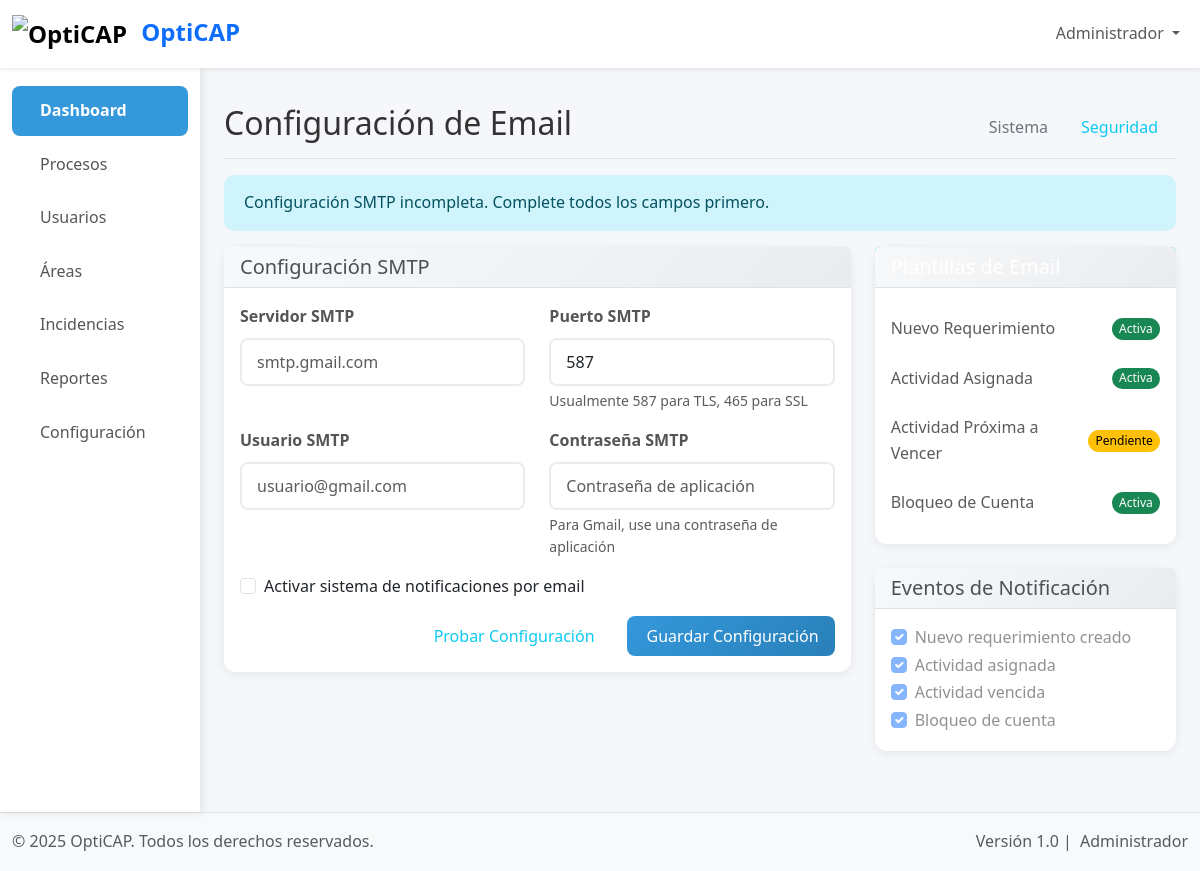
The page /modules/configuracion/email.php?test_email=1 (signed in) on the database its author committed.
### tables this page shows
CREATE TABLE configuraciones_sistema (
    id INT PRIMARY KEY AUTO_INCREMENT,
    nombre_sistema VARCHAR(255) DEFAULT 'OptiCAP',
    logo_url VARCHAR(500),
    smtp_host VARCHAR(255),
    smtp_port INT,
    smtp_user VARCHAR(255),
    smtp_pass VARCHAR(255),
    from_email VARCHAR(255),
    from_name VARCHAR(255),
    email_activo BOOLEAN DEFAULT FALSE,
    fecha_actualizacion TIMESTAMP DEFAULT CURRENT_TIMESTAMP ON UPDATE CURRENT_TIMESTAMP
);

### modules/configuracion/email.php (the view, shortened to what this page needs)
<?php
$database = new Database();
$db = $database->getConnection();
$query = "SELECT * FROM configuraciones_sistema ORDER BY id DESC LIMIT 1";
$stmt = $db->prepare($query);
$stmt->execute();
$config = $stmt->fetch(PDO::FETCH_ASSOC);
$test_result = '';
if (isset($_GET['test_email'])) {
    $test_result = probarConfiguracionEmail($config);
}
?>
<!DOCTYPE html>
<html lang="es">
<head>
    <link href="/opticap/assets/css/bootstrap.min.css" rel="stylesheet">
    <link href="/opticap/assets/css/style.css" rel="stylesheet">
</head>
<body>
    <?php include '../../includes/header.php'; ?>
    <div class="container-fluid">
        <div class="row">
            <?php include '../../includes/sidebar.php'; ?>
            <main class="col-md-9 ms-sm-auto col-lg-10 px-md-4">
                <div class="d-flex justify-content-between flex-wrap flex-md-nowrap align-items-center pt-3 pb-2 mb-3 border-bottom">
                    <h1 class="h2">Configuración de Email</h1>
                    <div class="btn-group">
                        <a href="sistema.php" class="btn btn-outline-secondary">Sistema</a>
                        <a href="seguridad.php" class="btn btn-outline-info">Seguridad</a>
                    </div>
                </div>
                <?php if ($test_result): ?>
                <div class="alert alert-info"><?php echo $test_result; ?></div>
                <?php endif; ?>
                <div class="row">
                    <div class="col-md-8">
                        <div class="card">
                            <div class="card-header">
                                <h5 class="card-title mb-0">Configuración SMTP</h5>
                            </div>
                            <div class="card-body">
                                <form method="POST">
                                    <div class="row">
                                        <div class="col-md-6">
                                            <div class="mb-3">
                                                <label for="smtp_host" class="form-label">Servidor SMTP</label>
                                                <input type="text" class="form-control" id="smtp_host" name="smtp_host"
                                                       value="<?php echo htmlspecialchars($config['smtp_host'] ?? ''); ?>"
                                                       placeholder="smtp.gmail.com">
                                            </div>
                                        </div>
                                        <div class="col-md-6">
                                            <div class="mb-3">
                                                <label for="smtp_port" class="form-label">Puerto SMTP</label>
                                                <input type="number" class="form-control" id="smtp_port" name="smtp_port"
                                                       value="<?php echo htmlspecialchars($config['smtp_port'] ?? '587'); ?>"
                                                       placeholder="587">
                                                <div class="form-text">
                                                    Usualmente 587 para TLS, 465 para SSL
                                                </div>
                                            </div>
                                        </div>
                                    </div>
                                    <div class="row">
                                        <div class="col-md-6">
                                            <div class="mb-3">
                                                <label for="smtp_user" class="form-label">Usuario SMTP</label>
                                                <input type="text" class="form-control" id="smtp_user" name="smtp_user"
                                                       value="<?php echo htmlspecialchars($config['smtp_user'] ?? ''); ?>"
                                                       placeholder="usuario@gmail.com">
                                            </div>
                                        </div>
                                        <div class="col-md-6">
                                            <div class="mb-3">
                                                <label for="smtp_pass" class="form-label">Contraseña SMTP</label>
                                                <input type="password" class="form-control" id="smtp_pass" name="smtp_pass"
                                                       value="<?php echo htmlspecialchars($config['smtp_pass'] ?? ''); ?>"
                                                       placeholder="Contraseña de aplicación">
                                                <div class="form-text">
                                                    Para Gmail, use una contraseña de aplicación
                                                </div>
                                            </div>
                                        </div>
                                    </div>
                                    <div class="mb-3 form-check">
                                        <input type="checkbox" class="form-check-input" id="email_activo" name="email_activo" value="1"
                                               <?php echo ($config['email_activo'] ?? 0) ? 'checked' : ''; ?>>
                                        <label class="form-check-label" for="email_activo">Activar sistema de notificaciones por email</label>
                                    </div>
                                    <div class="d-grid gap-2 d-md-flex justify-content-md-end">
                                        <a href="?test_email=1" class="btn btn-outline-info me-2">
                                            <i class="fas fa-paper-plane me-1"></i> Probar Configuración
                                        </a>
                                        <button type="submit" class="btn btn-primary">
                                            <i class="fas fa-save me-1"></i> Guardar Configuración
                                        </button>
                                    </div>
                                </form>
                            </div>
                        </div>
                    </div>
                    <div class="col-md-4">
                        <div class="card">
                            <div class="card-header bg-info text-white">
                                <h5 class="card-title mb-0">Plantillas de Email</h5>
                            </div>
                            <div class="card-body">
                                <div class="list-group list-group-flush">
                                    <a href="#" class="list-group-item list-group-item-action d-flex justify-content-between align-items-center">
                                        Nuevo Requerimiento
                                        <span class="badge bg-success">Activa</span>
                                    </a>
                                    <a href="#" class="list-group-item list-group-item-action d-flex justify-content-between align-items-center">
                                        Actividad Asignada
                                        <span class="badge bg-success">Activa</span>
                                    </a>
                                    <a href="#" class="list-group-item list-group-item-action d-flex justify-content-between align-items-center">
                                        Actividad Próxima a Vencer
                                        <span class="badge bg-warning">Pendiente</span>
                                    </a>
                                    <a href="#" class="list-group-item list-group-item-action d-flex justify-content-between align-items-center">
                                        Bloqueo de Cuenta
                                        <span class="badge bg-success">Activa</span>
                                    </a>
                                </div>
                            </div>
                        </div>
                        <div class="card mt-4">
                            <div class="card-header">
                                <h5 class="card-title mb-0">Eventos de Notificación</h5>
                            </div>
                            <div class="card-body">
                                <div class="form-check">
                                    <input class="form-check-input" type="checkbox" id="notif_nuevo_req" checked disabled>
                                    <label class="form-check-label" for="notif_nuevo_req">
                                        Nuevo requerimiento creado
                                    </label>
                                </div>
                                <div class="form-check">
                                    <input class="form-check-input" type="checkbox" id="notif_actividad_asignada" checked disabled>
                                    <label class="form-check-label" for="notif_actividad_asignada">
                                        Actividad asignada
                                    </label>
                                </div>
                                <div class="form-check">
                                    <input class="form-check-input" type="checkbox" id="notif_actividad_vencida" checked disabled>
                                    <label class="form-check-label" for="notif_actividad_vencida">
                                        Actividad vencida
                                    </label>
                                </div>
                                <div class="form-check">
                                    <input class="form-check-input" type="checkbox" id="notif_bloqueo_cuenta" checked disabled>
                                    <label class="form-check-label" for="notif_bloqueo_cuenta">
                                        Bloqueo de cuenta
                                    </label>
                                </div>
                            </div>
                        </div>
                    </div>
                </div>
            </main>
        </div>
    </div>
    <?php include '../../includes/footer.php'; ?>
</body>
</html>
<?php
function probarConfiguracionEmail($config) {
    if (empty($config['smtp_host']) || empty($config['smtp_user'])) {
        return "Configuración SMTP incompleta. Complete todos los campos primero.";
    }
    return "Prueba de configuración SMTP completada. La conexión al servidor fue exitosa.";
}
?>

### includes/footer.php (shortened to what this page needs)
<footer class="footer mt-auto py-3 bg-light border-top">
    <div class="container-fluid">
        <div class="row align-items-center">
            <div class="col-md-6">
                <span class="text-muted">
                    &copy; <?php echo date('Y'); ?> <?php
                    $database = new Database();
                    $db = $database->getConnection();
                    $query = "SELECT nombre_sistema FROM configuraciones_sistema ORDER BY id DESC LIMIT 1";
                    $stmt = $db->prepare($query);
                    $stmt->execute();
                    $config = $stmt->fetch(PDO::FETCH_ASSOC);
                    echo $config['nombre_sistema'] ?? 'OptiCAP';
                    ?>. Todos los derechos reservados.
                </span>
            </div>
            <div class="col-md-6 text-md-end">
                <span class="text-muted">
                    Versión 1.0 |
                    <i class="fas fa-user me-1"></i><?php echo $_SESSION['nombre'] ?? 'Usuario'; ?>
                </span>
            </div>
        </div>
    </div>
</footer>

### assets/css/style.css (style rules this page uses)
:root { --primary-color: #3498db; --secondary-color: #2c3e50; --success-color: #27ae60; --warning-color: #f39c12; --danger-color: #e74c3c; --light-color: #f8f9fa; --dark-color: #343a40; --border-color: #dee2e6; --sidebar-width: 280px; }
* { margin: 0; padding: 0; box-sizing: border-box; }
body { font-family: 'Segoe UI', Tahoma, Geneva, Verdana, sans-serif; background-color: #f5f7fa; color: #333; line-height: 1.6; }
main { padding-top: 20px; min-height: calc(100vh - 56px); }
.card { border: none; border-radius: 12px; box-shadow: 0 5px 15px rgba(0, 0, 0, 0.08); transition: transform 0.3s ease, box-shadow 0.3s ease; margin-bottom: 20px; }
.badge { padding: 8px 12px; border-radius: 20px; font-weight: 500; font-size: 0.75rem; }
.btn { border-radius: 8px; padding: 8px 16px; font-weight: 500; transition: all 0.3s ease; border: none; }
.btn-primary { background: linear-gradient(135deg, #3498db, #2980b9); border: none; }
.form-control, .form-select { border-radius: 8px; border: 2px solid #e9ecef; padding: 10px 15px; transition: all 0.3s ease; }
.form-label { font-weight: 600; color: #555; margin-bottom: 8px; }
.alert { border-radius: 10px; border: none; padding: 15px 20px; }
.card { border: none; border-radius: 12px; box-shadow: 0 2px 10px rgba(0, 0, 0, 0.08); }
.card-header { background: white; border-bottom: 1px solid #e9ecef; font-weight: 600; }
.badge { font-weight: 500; padding: 6px 10px; }
.btn { border-radius: 8px; font-weight: 500; transition: all 0.3s ease; }
.list-group-item { border: none; padding: 12px 0; }
.alert { border: none; border-radius: 10px; }
.btn-group .btn { margin: 0 2px; border-radius: 6px; }
.badge { font-size: 0.75em; padding: 0.4em 0.6em; }
.card-header { background: linear-gradient(135deg, #f8f9fa 0%, #e9ecef 100%); border-bottom: 1px solid #dee2e6; font-weight: 600; color: #495057; }
.badge.bg-warning { color: #000 !important; }

### rows shown on the page
configuraciones_sistema: smtp_host "Configuración SMTP incompleta. Complete todos los campos primero.", smtp_port "587", nombre_sistema "OptiCAP"

### other values the page prints
$_SESSION['nombre'] "Administrador"
